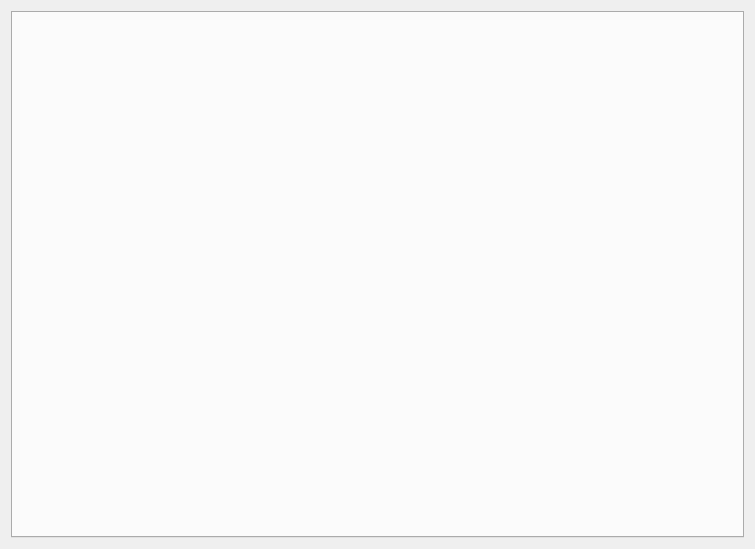
<?xml version="1.0" encoding="UTF-8"?>
<ui version="4.0">
 <class>PresetSelector</class>
 <widget class="QWidget" name="PresetSelector">
  <property name="geometry">
   <rect>
    <x>0</x>
    <y>0</y>
    <width>755</width>
    <height>549</height>
   </rect>
  </property>
  <property name="windowTitle">
   <string>Form</string>
  </property>
  <layout class="QVBoxLayout" name="verticalLayout">
   <item>
    <widget class="QTabWidget" name="tabWidget">
     <property name="currentIndex">
      <number>-1</number>
     </property>
    </widget>
   </item>
  </layout>
 </widget>
 <resources/>
 <connections/>
</ui>
